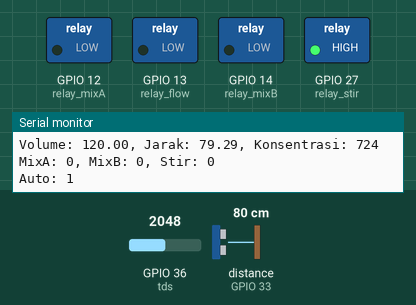
A program run on a simulated ESP32. Shown: switched loads named in the program (green lamp = pin HIGH), the last lines printed to the serial monitor. Wiring (inferred from the names in the program): ultrasonic range finder: trigger GPIO 32; echo GPIO 33. Inputs (shaded band) come from the test bench; at power-on: GPIO 36 (tds) = 2048, distance to the obstacle (sensor on GPIO 33) 80 cm. The echo pulse lasts 58.3 µs per cm; WiFi joins after 1.5 s; servers stay silent unless stated; pins used as bus, display or sensor lines are not drawn.

Above: at 9.0 s.
9.1 s: GPIO 36 (tds) set to 1768
At 13.1 s:
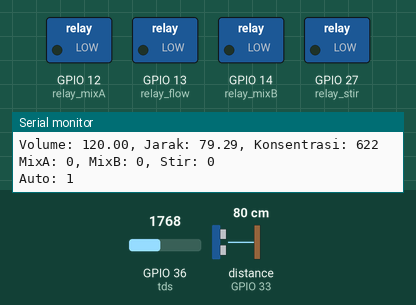
13.3 s: GPIO 36 (tds) set to 1665
At 15.0 s:
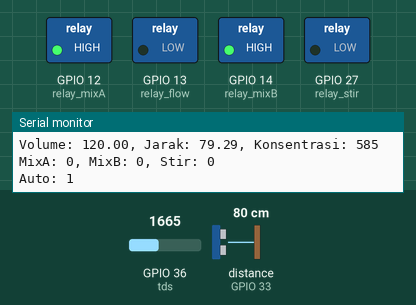
15.3 s: distance to the obstacle (sensor on GPIO 33) set to 54 cm
19.5 s: distance to the obstacle (sensor on GPIO 33) set to 48 cm
At 20.7 s:
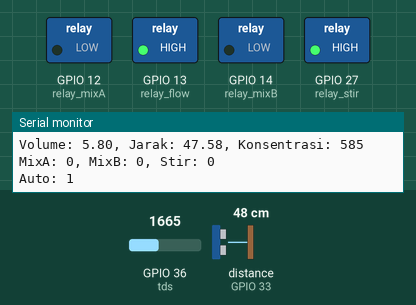
21.4 s: distance to the obstacle (sensor on GPIO 33) set to 29 cm
23.1 s: distance to the obstacle (sensor on GPIO 33) set to 23 cm
At 25.1 s:
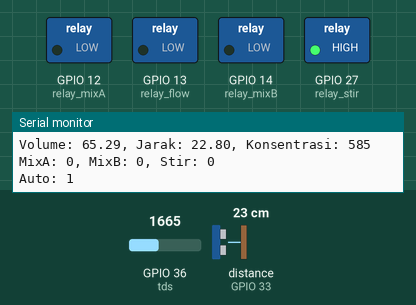
Timing chart, 0 to 26.4 s (numbered marks = the images above; inputs shaded):
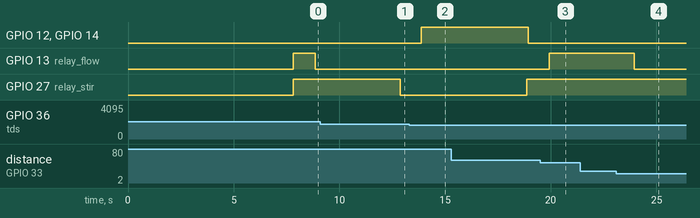

The program:

main.cpp
```cpp
#include <Arduino.h>
#include <WiFi.h>
#include <WiFiClient.h>

// wifi
const char *ssid = "teknisee";
const char *password = "myteknisee";

// blynk
#define BLYNK_TEMPLATE_ID "TMPL6DMgr5bNR"
#define BLYNK_TEMPLATE_NAME "ini"
#define BLYNK_AUTH_TOKEN "D8A8JuYj8_7qC0ejGsEueT61967DCI-V"
#include <BlynkSimpleEsp32.h>
WidgetLCD lcd(V0);

// sensor
const int trig = 32; // define pin untrasonic
const int echo = 33;
const int tds = 36; // define pin tds

// aktuator
int relay_flow = 13;
int relay_mixA = 12;
int relay_mixB = 14;
int relay_stir = 27;

// define global variable
int nowtime, lasttime, minutecounting = 0;
float jarak = 0, volume = 0;
int ppm = 0;
int timeSTeering = 0;
String line0 = "line 0", line1 = "line 1"; // max 16 char

bool blynk_auto = true;
bool blynk_addWater = false, blynk_mixA = false, blynk_mixB = false, blynk_stir = false;

// konstanta
float slope = 0.365, intercept = -22.686;
const int boxLenght = 60, boxWidth = 40, boxHeight = 50;                // panjang lebar dalam cm // tmax =50 vmax=120000cm3=120l
const int maxVolume = (boxLenght * boxWidth * boxHeight) / 1000;        // dalam l
const int minLevelAir = maxVolume / 2, maxLevelAir = maxVolume * 5 / 6; // dalam liter
const int ppmMin = 600, ppmMax = 800;

void Wificon()
{
  if (WiFi.status() != WL_CONNECTED)
  {
    Serial.print("Connecting to ");
    Serial.println(ssid);

    while (WiFi.status() != WL_CONNECTED)
    {
      delay(500);
      Serial.print(".");
    }
    Blynk.begin(BLYNK_AUTH_TOKEN, ssid, password);
    Serial.println("");
    Serial.println("WiFi connected.");
    Serial.println("IP address: ");
    Serial.println(WiFi.localIP());
    delay(5000);
  }
}

void PrintConstant()
{
  Serial.print("boxLenght: ");
  Serial.println(boxLenght);
  Serial.print("boxWidth: ");
  Serial.println(boxWidth);
  Serial.print("boxHeight: ");
  Serial.println(boxHeight);
  Serial.print("maxVolume: ");
  Serial.println(maxVolume);
  Serial.print("minLevelAir: ");
  Serial.println(minLevelAir);
  Serial.print("maxLevelAir: ");
  Serial.println(maxLevelAir);
  delay(1000);
}

void setup()
{
  Serial.begin(115200);
  WiFi.begin(ssid, password);
  Wificon();

  pinMode(echo, INPUT);
  pinMode(trig, OUTPUT);
  pinMode(tds, INPUT);
  pinMode(relay_flow, OUTPUT);
  pinMode(relay_mixA, OUTPUT);
  pinMode(relay_mixB, OUTPUT);
  pinMode(relay_stir, OUTPUT);

  PrintConstant();
  nowtime = millis();
  lasttime = nowtime;
}

void ReadSensor()
{
  // tds
  int ppm_raw = analogRead(tds);
  ppm = (slope * ppm_raw) + intercept;
  if (ppm < 0)
  {
    ppm = 0;
  }
  delay(50);

  // ultrasonic
  digitalWrite(trig, LOW);
  delayMicroseconds(2);
  digitalWrite(trig, HIGH);
  delayMicroseconds(10);
  digitalWrite(trig, LOW);
  jarak = pulseIn(echo, HIGH) * 0.034 / 2;

  if (jarak < 50)
  {

    volume = (boxLenght * boxWidth * (boxHeight - jarak)) / 1000;
  }
  else
  {
    volume = 120;
  }
}

void BlynkVirtualWrite()
{
  lcd.print(0, 0, line0);
  lcd.print(0, 1, line1);

  Blynk.virtualWrite(V1, volume);
  Blynk.virtualWrite(V2, ppm);
}
BLYNK_WRITE(V3)
{
  int val = param.asInt();
  val == 1 ? blynk_mixA = true : blynk_mixA = false;
}
BLYNK_WRITE(V4)
{
  int val = param.asInt();
  val == 1 ? blynk_mixB = true : blynk_mixB = false;
}
BLYNK_WRITE(V5)
{
  int val = param.asInt();

  val == 1 ? blynk_stir = true : blynk_stir = false;
}
BLYNK_WRITE(V6)
{
  int val = param.asInt();
  val == 1 ? blynk_addWater = true : blynk_addWater = false;
}
BLYNK_WRITE(V7)
{
  int val = param.asInt();
  val == 1 ? blynk_auto = true : blynk_auto = false;
}

void ActuateAuto()
{
  if (volume < minLevelAir) // ketika air di bawah level
  {
    digitalWrite(relay_flow, HIGH);
    timeSTeering = 5;
    line0 = "Add Water";
  }
  else
  {
    digitalWrite(relay_flow, LOW);
    line0 = "Water OK";
  }

  if (ppm < ppmMin && volume > minLevelAir && timeSTeering == 0) // tambah ppm
  {
    digitalWrite(relay_mixA, HIGH);
    digitalWrite(relay_mixB, HIGH);
    timeSTeering = 5;
    delay(5000);
  }
  else
  {
    digitalWrite(relay_mixA, LOW);
    digitalWrite(relay_mixB, LOW);
  }

  if (ppm > ppmMax && volume < maxLevelAir && timeSTeering == 0) // ketika ppm lebih dari batas tambah air
  {
    digitalWrite(relay_flow, HIGH);
    timeSTeering = 5;
  }

  if (volume > maxVolume)
  {
    digitalWrite(relay_flow, LOW);
  }

  if (timeSTeering > 0) // activate steering
  {
    digitalWrite(relay_stir, HIGH);
  }
  else
  {
    digitalWrite(relay_stir, LOW);
  }
}

void ActuateManual()
{
  if (blynk_addWater)
  {
    digitalWrite(relay_flow, HIGH);
  }
  else
  {
    digitalWrite(relay_flow, LOW);
  }

  if (blynk_mixA)
  {
    digitalWrite(relay_mixA, HIGH);
  }
  else
  {
    digitalWrite(relay_mixA, LOW);
  }

  if (blynk_mixB)
  {
    digitalWrite(relay_mixB, HIGH);
  }
  else
  {
    digitalWrite(relay_mixB, LOW);
  }

  if (blynk_stir)
  {
    digitalWrite(relay_stir, HIGH);
  }
  else
  {
    digitalWrite(relay_stir, LOW);
  }
}

void SerialPrint()
{
  Serial.println('"' + line0 + '"');
  Serial.println('"' + line1 + '"');

  Serial.print("Volume: ");
  Serial.print(volume);
  Serial.print(", Jarak: ");
  Serial.print(jarak);
  Serial.print(", Konsentrasi: ");
  Serial.println(ppm);

  Serial.print("MixA: ");
  Serial.print(blynk_mixA);
  Serial.print(", MixB: ");
  Serial.print(blynk_mixB);
  Serial.print(", Stir: ");
  Serial.println(blynk_stir);

  Serial.print("Auto: ");
  Serial.println(blynk_auto);

  Serial.println("");
}

void loop()
{
  Blynk.run();
  nowtime = millis();
  if (nowtime - lasttime > 1000)
  {
    lasttime = nowtime;
    Wificon();
    ReadSensor();
    SerialPrint();

    minutecounting++;

    if (timeSTeering > 0)
    {
      timeSTeering--;
      line1 = "Steering: " + String(timeSTeering);
    }

    if (minutecounting == 60)
    {
      Blynk.virtualWrite(V7, 1); // make sure auto is on // do every 1 minutes
      blynk_auto = true;

      minutecounting = 0;
    }
  }

  BlynkVirtualWrite();
  blynk_auto ? ActuateAuto() : ActuateManual();
}
```

Measured:
- the behaviour switches between 1706 and 1705 on GPIO 36 (tds) (found by bisection; images 1 and 2)
- the behaviour switches between 51 and 50 cm on distance to the obstacle (sensor on GPIO 33) (found by bisection; images 2 and 3)
- the behaviour switches between 26 and 25 cm on distance to the obstacle (sensor on GPIO 33) (found by bisection; images 3 and 4)
- after the input at 13.3 s, GPIO 12 (relay_mixA), GPIO 14 (relay_mixB): LOW → HIGH after 0.58 s
- after the input at 19.5 s, GPIO 13 (relay_flow): LOW → HIGH after 0.44 s
- after the input at 23.1 s, GPIO 13 (relay_flow): HIGH → LOW after 0.84 s
